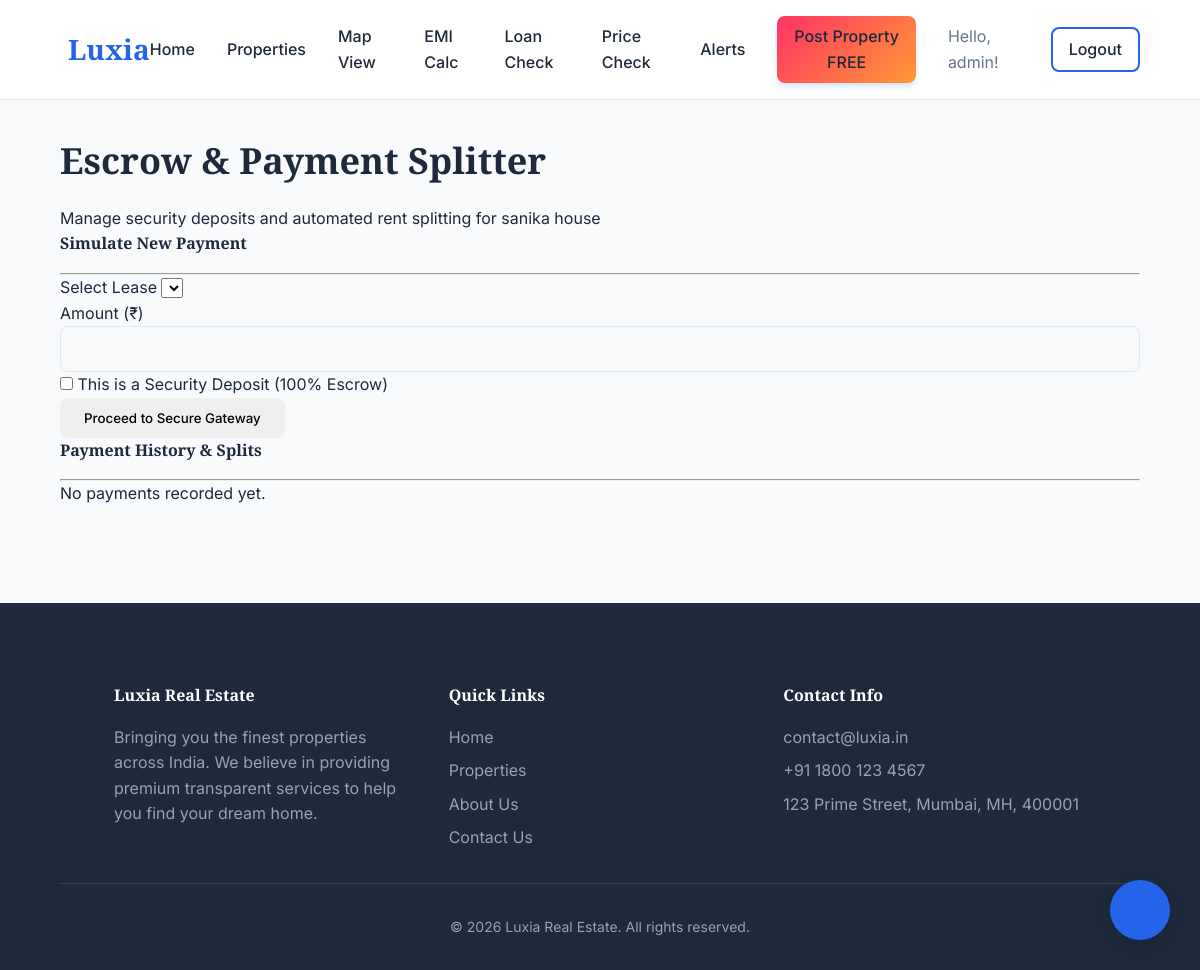
Before: /property/1123/payment-split/ (signed in) with the older database file.
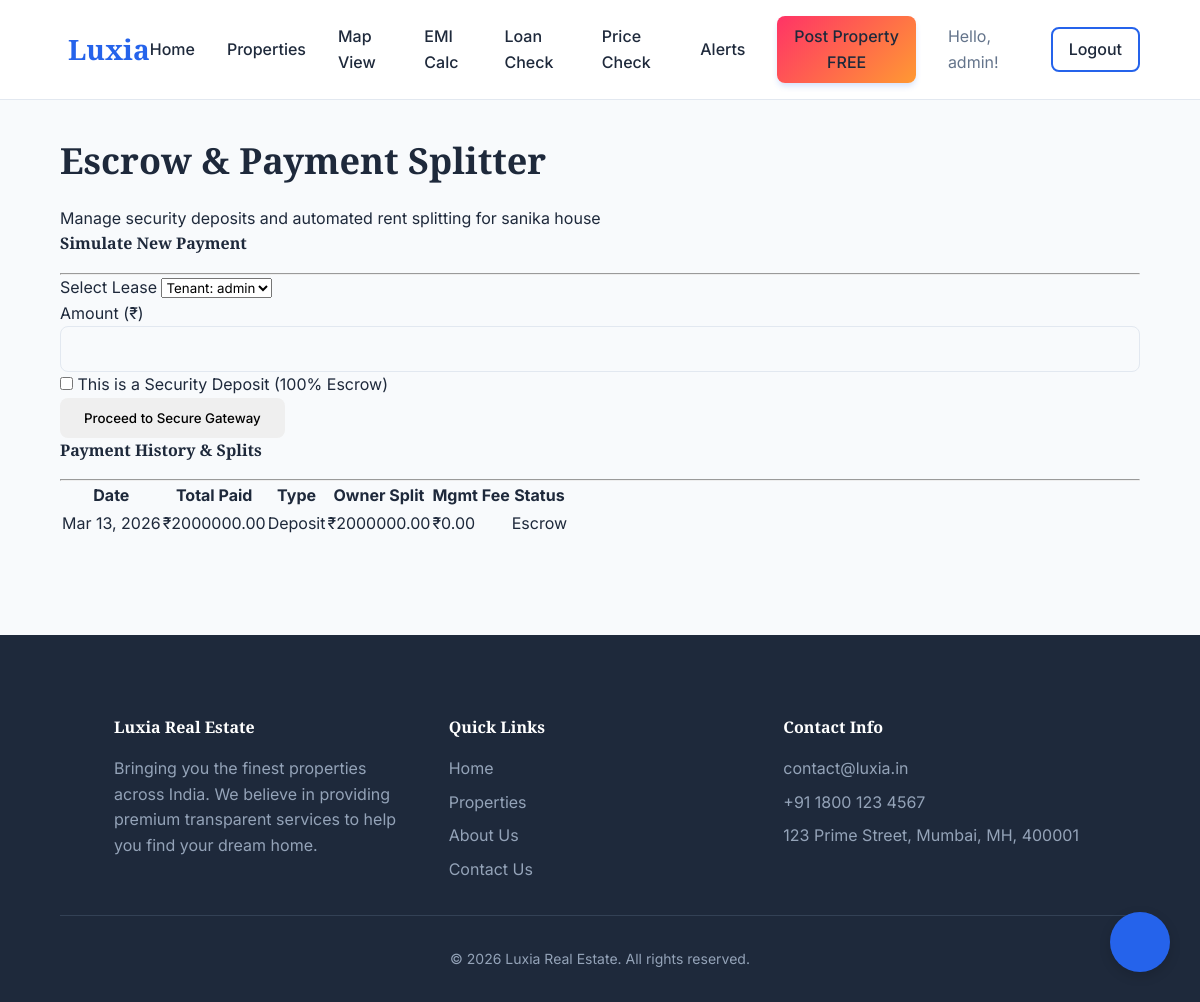
After: the same page with the newer database file.
### properties_app/models.py (models this page shows, shortened)
class Property(models.Model):
    BHK_CHOICES = [
        (1, '1 BHK'),
        (2, '2 BHK'),
        (3, '3 BHK'),
        (4, '4+ BHK'),
    ]
    PROPERTY_TYPE_CHOICES = [
        ('house', 'House'),
        ('apartment', 'Apartment'),
        ('plot', 'Plot'),
        ('commercial', 'Commercial'),
        ('pg', 'PG/Co-living'),
    ]
    STATUS_CHOICES = [
        ('available', 'Available'),
        ('sold', 'Sold'),
        ('rented', 'Rented'),
    ]
    property_type = models.CharField(max_length=20, choices=PROPERTY_TYPE_CHOICES, default='house')
    status = models.CharField(max_length=20, choices=STATUS_CHOICES, default='available')
    survey_number = models.CharField(max_length=100, blank=True, null=True, help_text="Survey/Plot Number")
    free_vehicle_facility = models.BooleanField(default=False, help_text="Free vehicle facility for site visit")
    offers = models.CharField(max_length=255, blank=True, null=True, help_text="Special offers or discounts")
    has_parking = models.BooleanField(default=False)
    has_lift = models.BooleanField(default=False)
    has_power_backup = models.BooleanField(default=False)
    view_count = models.IntegerField(default=0, help_text="Number of times viewed")
    title = models.CharField(max_length=200)
    description = models.TextField()
    price = models.DecimalField(max_digits=12, decimal_places=2, help_text="Price in INR")
    bhk = models.IntegerField(choices=BHK_CHOICES, default=2)
    sqft = models.IntegerField(help_text="Area in Sq. Ft.")
    address = models.CharField(max_length=255)
    city = models.CharField(max_length=100)
    state = models.CharField(max_length=100)
    pincode = models.CharField(max_length=10)
    latitude = models.DecimalField(max_digits=9, decimal_places=6, null=True, blank=True)
    longitude = models.DecimalField(max_digits=9, decimal_places=6, null=True, blank=True)
    image = models.ImageField(upload_to='property_images/', null=True, blank=True)
    virtual_tour_url = models.URLField(max_length=500, blank=True, null=True, help_text="Link to 360 Virtual Tour or Video")
    floor_plan = models.ImageField(upload_to='floor_plans/', null=True, blank=True, help_text="Property Floor Plan")
    seller_name = models.CharField(max_length=150)
    seller_phone = models.CharField(max_length=20)
    seller_email = models.EmailField()
    agent_name = models.CharField(max_length=150, blank=True, null=True)
    agent_phone = models.CharField(max_length=20, blank=True, null=True)
    agent_email = models.EmailField(blank=True, null=True)
    FURNISHED_CHOICES = [
        ('unfurnished', 'Unfurnished'),
        ('semi-furnished', 'Semi-Furnished'),
        ('fully-furnished', 'Fully-furnished'),
    ]
    FACING_CHOICES = [
        ('north', 'North'),
        ('south', 'South'),
        ('east', 'East'),
        ('west', 'West'),
        ('north-east', 'North-East'),
        ('north-west', 'North-West'),
        ('south-east', 'South-East'),
        ('south-west', 'South-West'),
    ]
    furnished_status = models.CharField(max_length=20, choices=FURNISHED_CHOICES, default='unfurnished')
    facing = models.CharField(max_length=20, choices=FACING_CHOICES, blank=True, null=True)
    floor_number = models.IntegerField(default=0, help_text="Floor number (0 for ground)")
    created_at = models.DateTimeField(auto_now_add=True)
    updated_at = models.DateTimeField(auto_now=True)

class PaymentSplit(models.Model):
    lease = models.ForeignKey(Lease, on_delete=models.CASCADE, related_name='payments')
    amount_paid = models.DecimalField(max_digits=12, decimal_places=2)
    payment_date = models.DateField(auto_now_add=True)
    is_deposit = models.BooleanField(default=False)
    owner_split = models.DecimalField(max_digits=12, decimal_places=2)
    management_fee = models.DecimalField(max_digits=12, decimal_places=2)
    status_choices = [
        ('pending', 'Pending'),
        ('escrow', 'In Escrow'),
        ('released', 'Released to Owner')
    ]
    status = models.CharField(max_length=20, choices=status_choices, default='escrow')

### properties_app/views.py (the view)
# urls.py: path('property/<int:property_id>/payment-split/', views.payment_splitter, name='payment_splitter'),
@login_required
def payment_splitter(request, property_id):
    prop = get_object_or_404(Property, pk=property_id)
    leases = Lease.objects.filter(property=prop)
    payments = PaymentSplit.objects.filter(lease__in=leases).order_by('-payment_date')
    return render(request, 'payment_splitter.html', {'property': prop, 'leases': leases, 'payments': payments})

### templates/payment_splitter.html (shortened to what this page needs)
{% extends 'base.html' %}
{% block content %}
<div class="container mt-5">
    <h2>Escrow & Payment Splitter</h2>
    <p class="text-muted">Manage security deposits and automated rent splitting for {{ property.title }}</p>
    <div class="row mt-4">
        <div class="col-md-6">
            <div class="card shadow-sm p-4 h-100">
                <h4>Simulate New Payment</h4>
                <hr>
                <form method="POST" action="{% url 'mock_payment_gateway' %}">
                    <div class="mb-3">
                        <label>Select Lease</label>
                        <select name="lease_id" class="form-select" required>
                            {% for l in leases %}
                            <option value="{{ l.id }}">Tenant: {{ l.tenant.username }}</option>
                            {% endfor %}
                        </select>
                    </div>
                    <div class="mb-3">
                        <label>Amount (₹)</label>
                        <input type="number" name="amount" class="form-control" step="0.01" required>
                    </div>
                    <div class="mb-3 form-check">
                        <input type="checkbox" name="is_deposit" id="is_deposit" value="true" class="form-check-input">
                        <label class="form-check-label" for="is_deposit">This is a Security Deposit (100%
                            Escrow)</label>
                    </div>
                    <button type="submit" class="btn btn-success"> Proceed to Secure Gateway</button>
                </form>
            </div>
        </div>
        <div class="col-md-6">
            <div class="card shadow-sm p-4 h-100">
                <h4>Payment History & Splits</h4>
                <hr>
                {% if payments %}
                <div class="table-responsive">
                    <table class="table table-striped text-center align-middle">
                        <thead class="table-dark">
                            <tr>
                                <th>Date</th>
                                <th>Total Paid</th>
                                <th>Type</th>
                                <th>Owner Split</th>
                                <th>Mgmt Fee</th>
                                <th>Status</th>
                            </tr>
                        </thead>
                        <tbody>
                            {% for p in payments %}
                            <tr>
                                <td>{{ p.payment_date|date:"M d, Y" }}</td>
                                <td>₹{{ p.amount_paid }}</td>
                                <td>
                                    {% if p.is_deposit %}
                                    <span class="badge bg-info text-dark">Deposit</span>
                                    {% else %}
                                    <span class="badge bg-secondary">Rent</span>
                                    {% endif %}
                                </td>
                                <td class="text-success fw-bold">₹{{ p.owner_split }}</td>
                                <td class="text-warning fw-bold">₹{{ p.management_fee }}</td>
                                <td>
                                    {% if p.status == 'escrow' %}
                                    <span class="badge bg-warning text-dark"> Escrow</span>
                                    {% else %}
                                    <span class="badge bg-success">{{ p.get_status_display }}</span>
                                    {% endif %}
                                </td>
                            </tr>
                            {% endfor %}
                        </tbody>
                    </table>
                </div>
                {% else %}
                <p class="text-muted">No payments recorded yet.</p>
                {% endif %}
            </div>
        </div>
    </div>
</div>
{% endblock %}

### templates/base.html (shortened to what this page needs)
{% load static %}
<!DOCTYPE html>
<html lang="en">
<head>
    <link rel="stylesheet" href="{% static 'css/style.css' %}">
</head>
<body>
    <nav class="navbar">
        <a href="{% url 'home' %}" class="navbar-brand">
             Luxia
        </a>
        <div class="nav-links">
            <a href="{% url 'home' %}">Home</a>
            <a href="{% url 'properties' %}">Properties</a>
            <a href="{% url 'map_view' %}"> Map View</a>
            <a href="{% url 'emi_calculator' %}">EMI Calc</a>
            <a href="{% url 'loan_eligibility' %}">Loan Check</a>
            <a href="{% url 'price_estimator' %}">Price Check</a>
            {% if user.is_authenticated %}
            <a href="{% url 'saved_searches' %}"> Alerts</a>
            <a href="{% url 'post_property' %}" class="btn btn-primary"
                style="padding: 0.5rem 1rem; background: linear-gradient(135deg, #FF3366, #FF9933); border: none;">Post
                Property FREE</a>
            <span style="color: var(--text-muted);">Hello, {{ user.username }}!</span>
            <a href="{% url 'logout' %}" class="btn btn-secondary" style="padding: 0.5rem 1rem;">Logout</a>
            {% else %}
            <a href="{% url 'login' %}">Login</a>
            <a href="{% url 'register' %}" class="btn btn-primary" style="padding: 0.5rem 1rem;">Register</a>
            {% endif %}
        </div>
    </nav>
    <main>
        {% block content %}
        {% endblock %}
    </main>
    <footer>
        <div class="container footer-content">
            <div class="footer-section">
                <h4> Luxia Real Estate</h4>
                <p>Bringing you the finest properties across India. We believe in providing premium transparent services
                    to help you find your dream home.</p>
            </div>
            <div class="footer-section">
                <h4>Quick Links</h4>
                <div style="display:flex; flex-direction:column; gap:0.5rem;">
                    <a href="{% url 'home' %}" style="color: #94a3b8;">Home</a>
                    <a href="{% url 'properties' %}" style="color: #94a3b8;">Properties</a>
                    <a href="{% url 'about' %}" style="color: #94a3b8;">About Us</a>
                    <a href="{% url 'contact_us' %}" style="color: #94a3b8;">Contact Us</a>
                </div>
            </div>
            <div class="footer-section">
                <h4>Contact Info</h4>
                <div style="display:flex; flex-direction:column; gap:0.5rem; color: #94a3b8;">
                    <span> contact@luxia.in</span>
                    <span> +91 1800 123 4567</span>
                    <span> 123 Prime Street, Mumbai, MH, 400001</span>
                </div>
            </div>
        </div>
        <div class="footer-bottom">
            &copy; 2026 Luxia Real Estate. All rights reserved.
        </div>
    </footer>
    <div id="chatbot-widget" style="position: fixed; bottom: 30px; right: 30px; z-index: 1000;">
        <button id="chatbot-toggler"
            style="width: 60px; height: 60px; border-radius: 50%; background: var(--primary-color); color: white; border: none; box-shadow: 0 4px 12px rgba(0,0,0,0.15); display: flex; align-items: center; justify-content: center; cursor: pointer; transition: transform 0.2s;">
        </button>
    </div>
</body>
</html>

### static/css/style.css (style rules this page uses)
:root { --primary-color: #2563eb; --primary-dark: #1d4ed8; --secondary-color: #f59e0b; --text-main: #1e293b; --text-muted: #64748b; --bg-main: #f8fafc; --bg-card: #ffffff; --border-color: #e2e8f0; --success: #10b981; --danger: #ef4444; }
* { margin: 0; padding: 0; box-sizing: border-box; font-family: 'Inter', sans-serif; }
body { background-color: var(--bg-main); color: var(--text-main); line-height: 1.6; display: flex; flex-direction: column; min-height: 100vh; }
main { flex: 1; }
h1, h2, h3, h4, h5, h6 { font-family: 'Playfair Display', serif; color: var(--text-main); margin-bottom: 1rem; }
h2 { font-size: 2.25rem; }
a { text-decoration: none; color: var(--primary-color); transition: color 0.3s ease; }
.btn { display: inline-block; padding: 0.75rem 1.5rem; border-radius: 8px; font-weight: 500; text-align: center; cursor: pointer; transition: all 0.3s ease; border: none; }
.btn-primary { background: linear-gradient(135deg, var(--primary-color), var(--primary-dark)); color: white; box-shadow: 0 4px 6px -1px rgba(37, 99, 235, 0.2); }
.btn-secondary { background-color: transparent; border: 2px solid var(--primary-color); color: var(--primary-color); }
.navbar { background: rgba(255, 255, 255, 0.95); backdrop-filter: blur(10px); border-bottom: 1px solid var(--border-color); padding: 1rem 5%; display: flex; justify-content: space-between; align-items: center; position: sticky; top: 0; z-index: 1000; }
.navbar-brand { font-family: 'Playfair Display', serif; font-size: 1.75rem; font-weight: 700; color: var(--primary-color); display: flex; align-items: center; gap: 0.5rem; }
.nav-links { display: flex; gap: 2rem; align-items: center; }
.nav-links a { color: var(--text-main); font-weight: 500; position: relative; }
.nav-links a::after { content: ''; position: absolute; width: 0; height: 2px; bottom: -4px; left: 0; background-color: var(--primary-color); transition: width 0.3s ease; }
footer { background-color: var(--text-main); color: white; padding: 3rem 5% 2rem; margin-top: 4rem; }
.footer-content { display: flex; justify-content: space-between; flex-wrap: wrap; gap: 2rem; margin-bottom: 2rem; }
.footer-section { flex: 1; min-width: 250px; }
.footer-section h4 { color: white; margin-bottom: 1rem; }
.footer-section p { color: #94a3b8; }
.footer-bottom { text-align: center; padding-top: 2rem; border-top: 1px solid #334155; color: #94a3b8; font-size: 0.875rem; }
.container { max-width: 1280px; margin: 0 auto; padding: 2rem 5%; }
.form-control, .form-input { width: 100%; padding: 0.75rem 1rem; border: 1px solid var(--border-color); border-radius: 8px; font-size: 1rem; transition: all 0.3s ease; background-color: var(--bg-main); }

Changed rows visible on the page:
added PaymentSplit: payment_date "Mar 13, 2026", amount_paid "2000000.00", is_deposit "Deposit", owner_split "2000000.00", management_fee "0.00", status "Escrow"
Other visible differences:
form field lease_id: (not shown) → "Tenant: admin"
text no longer shown: "No payments recorded yet."
text now shown: "Date Total Paid Type Owner Split Mgmt Fee Status"
